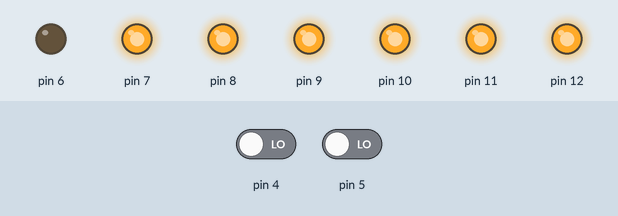
The sketch below on a simulated Arduino Uno, built with avr-gcc and run on an emulated ATmega328P. On the bench: output pins drawn as LEDs (lit = HIGH). The inputs (shaded band) are chosen by the test bench; at power-on: pin 4 LOW, pin 5 LOW.

Above: at 1.2 s.
1.3 s: pin 4 driven HIGH
At 1.7 s:
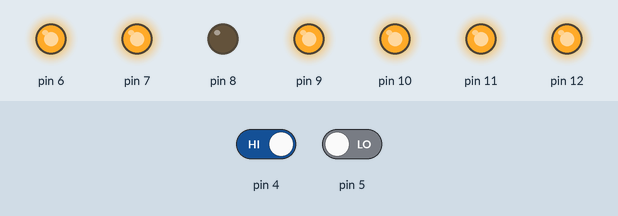
Timing chart, 0 to 4.3 s (numbered marks = the images above; inputs shaded):
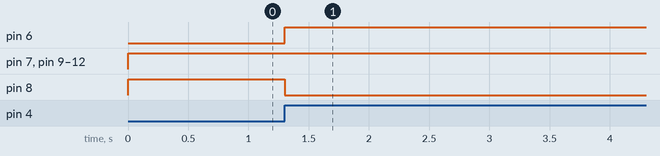

The sketch:

sketch_nov15b.ino
```cpp
long long s, s1, s2;
long long helper = 0;
int x = 0 ,y = 0,z;
bool zero[7] = {0,1,1,1,1,1,1};
bool one[7]  = {0,0,0,0,1,1,0};
bool two[7]  = {1,0,1,1,0,1,1};
bool three[7]= {1,0,0,1,1,1,1};
bool four[7] = {1,1,0,0,1,1,0};
bool five[7] = {1,1,0,1,1,0,1};
bool six[7]  = {1,1,1,1,1,0,1};
bool seven[7]= {0,0,0,0,1,1,1};
bool eight[7]= {1,1,1,1,1,1,1};
bool nine[7] = {1,1,0,1,1,1,1};

void setup() {
  for(long long kartof = 6;kartof<=12;kartof++){
    pinMode(kartof, OUTPUT);
  }
  pinMode(4, INPUT);
  pinMode(5, INPUT);
}

void loop() {
  if(digitalRead(5) == 1 && helper == 0){
    if(x>=0 && x<=9){
      x++;
    }
    if(x>9){
      x = 0;
    }
    helper = 1;
  }
  if(digitalRead(5) == 0 && helper == 1){

  }
  if(digitalRead(4) == 1 && helper == 0){
    if(x>=0 && x<=9){
      x--;
    }
    if(x<0){
      x = 9;
    }
    helper = 1;
  }

  if(x==0){
    for(long long kartof = 6;kartof<13;kartof++){
      digitalWrite(kartof, zero[kartof-6]);
    }
  }
  if(x==1){
    for(long long kartof = 6;kartof<13;kartof++){
      digitalWrite(kartof, one[kartof-6]);
    }
  }
  if(x==2){
    for(long long kartof = 6;kartof<13;kartof++){
      digitalWrite(kartof, two[kartof-6]);
    }
  }
  if(x==3){
    for(long long kartof = 6;kartof<13;kartof++){
      digitalWrite(kartof, three[kartof-6]);
    }
  }
  if(x==4){
    for(long long kartof = 6;kartof<13;kartof++){
      digitalWrite(kartof, four[kartof-6]);
    }
  }
  if(x==5){
    for(long long kartof = 6;kartof<13;kartof++){
      digitalWrite(kartof, five[kartof-6]);
    }
  }
  if(x==6){
    for(long long kartof = 6;kartof<13;kartof++){
      digitalWrite(kartof, six[kartof-6]);
    }
  }
  if(x==7){
    for(long long kartof = 6;kartof<13;kartof++){
      digitalWrite(kartof, seven[kartof-6]);
    }
  }
  if(x==8){
    for(long long kartof = 6;kartof<13;kartof++){
      digitalWrite(kartof, eight[kartof-6]);
    }
  }
  if(x==9){
    for(long long kartof = 6;kartof<13;kartof++){
      digitalWrite(kartof, nine[kartof-6]);
    }
  }
}
```

Measured:
- after the input at 1.3 s, pin 6: LOW → HIGH at once; pin 8: HIGH → LOW at once
